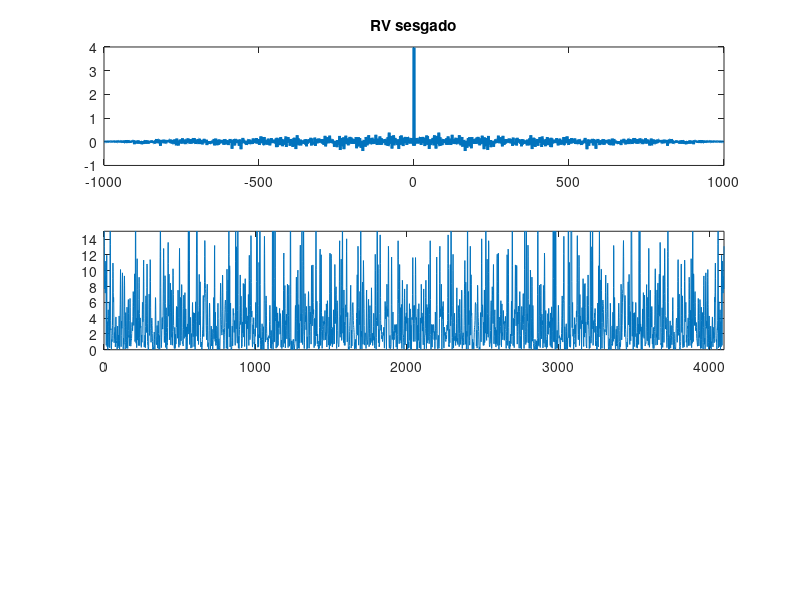

Source code (MATLAB): (Note: this script raises an error after producing the figure.)
clear variables
close all

N = 1000;

V = normrnd(0, sqrt(4), 1, N);

[RV_sesgado, Largo_V] = xcorr(V, "biased");

figure(1);
subplot(3,1,1);
plot(Largo_V, RV_sesgado, "LineWidth", 2);
title("RV sesgado");

Sw = 1 / N * abs(fft(V, 4096)).^2;

subplot(3,1,2);
plot(Sw);
hold on;
ylim([0 15]);
xlim([0 4096]);
hline = refline([0 4]);
hline.LineWidth = 2;
title("Sw");
legend("PSD Estimada", "PSD Teórica");

M = 100;

V_n = normrnd(0, sqrt(4), M, N);

RVN_I = zeros(M, 2*N-1);

for i = 1:M
    [RVN_I(i,:), Largo__V] = xcorr(V_n(i, :), "biased");
end

SW_I = zeros(M, 4096);

for i = 1:M
    SW_I(i, :) = 1 / N * abs(fft(V_n(i, :), 4096)).^2;
end

SW_PROMEDIO = mean(SW_I);

subplot(3,1,3);
plot(SW_PROMEDIO);
hold on;
ylim([0 15]);
xlim([0 4096]);
hline = refline([0 4]);
hline.LineWidth = 2;
title("SW Promedio");
legend("PSD Estimada", "PSD teórica");








